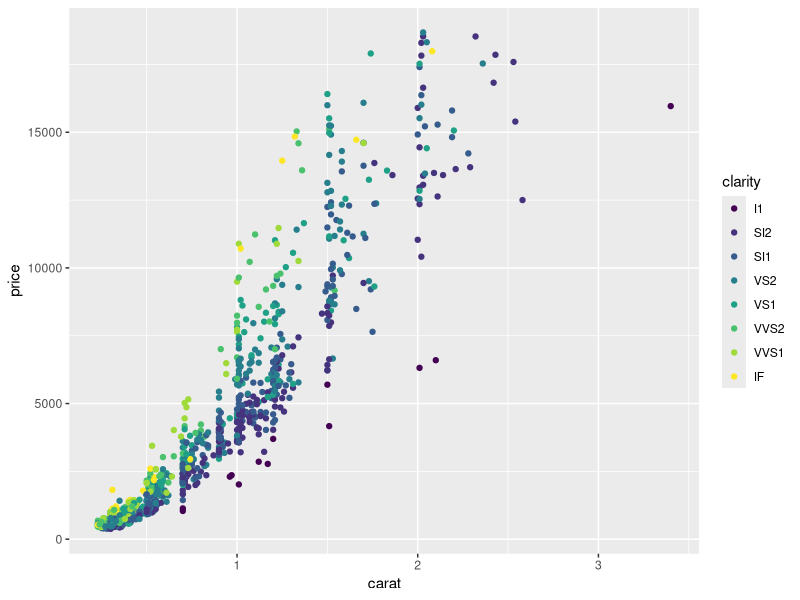
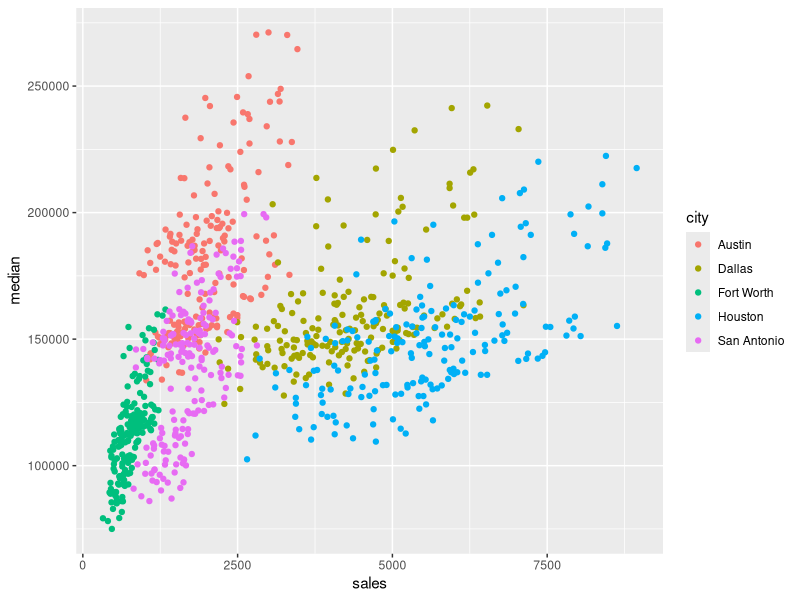
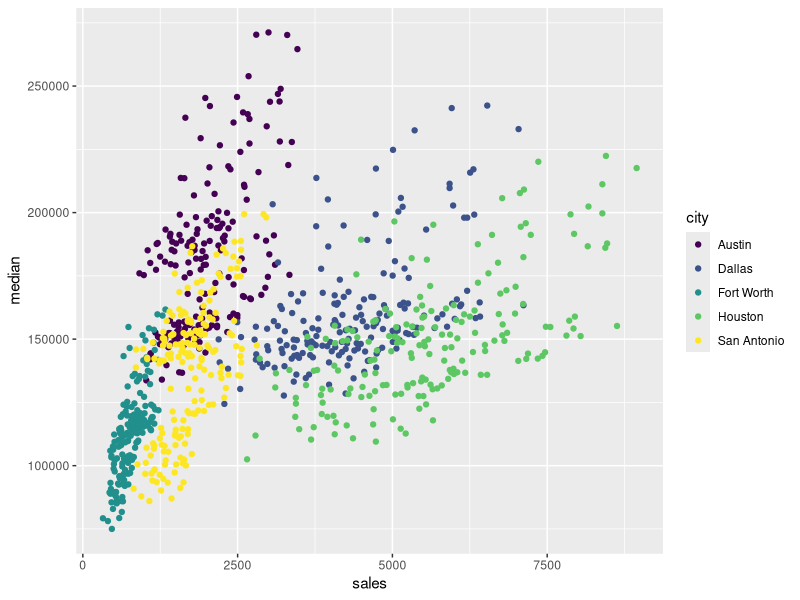
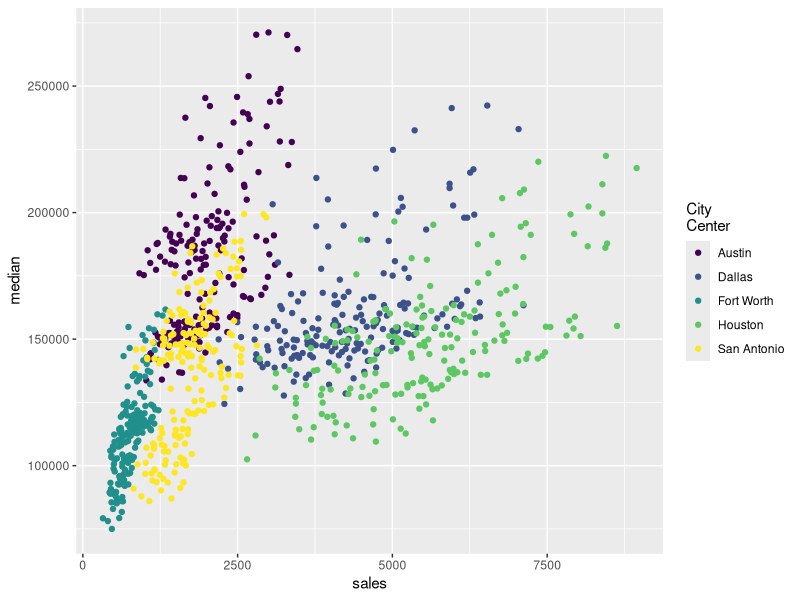
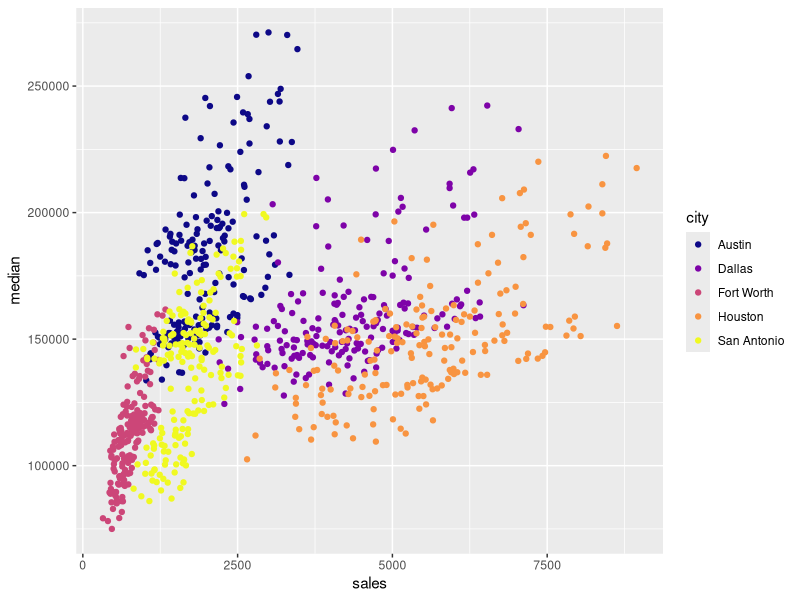
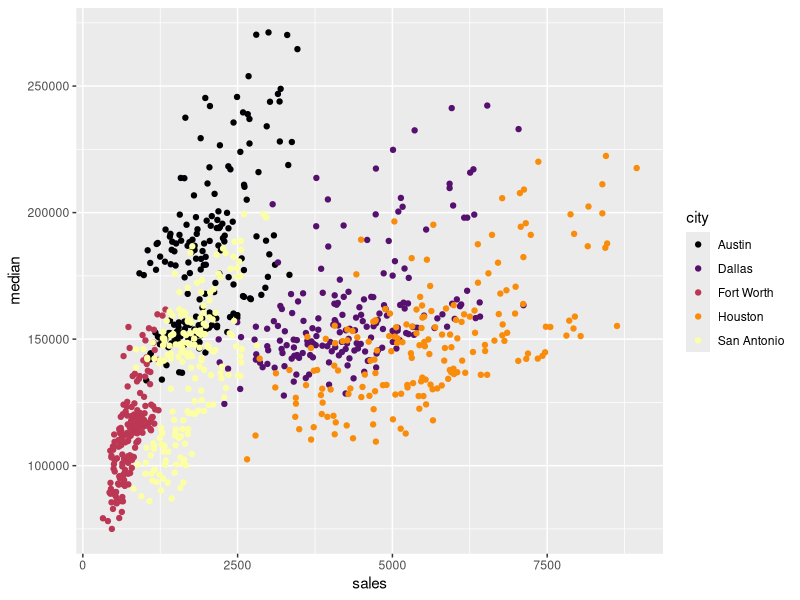
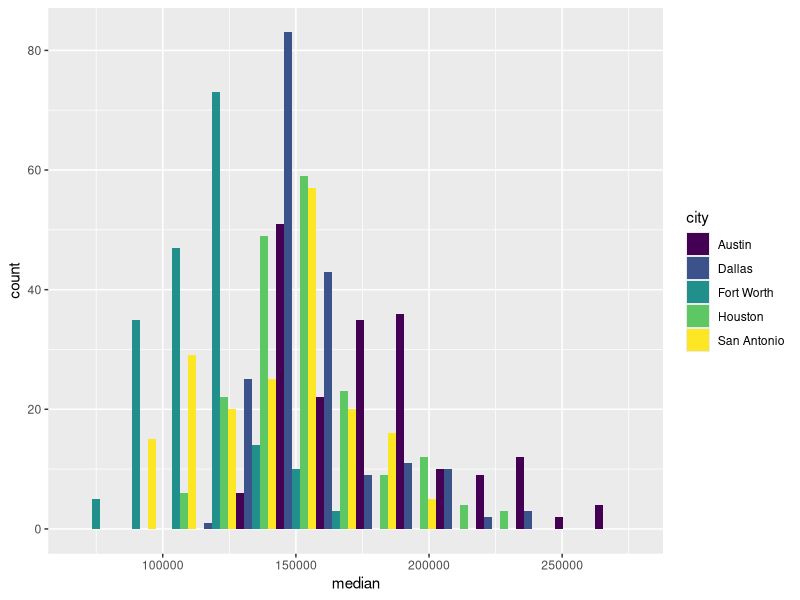
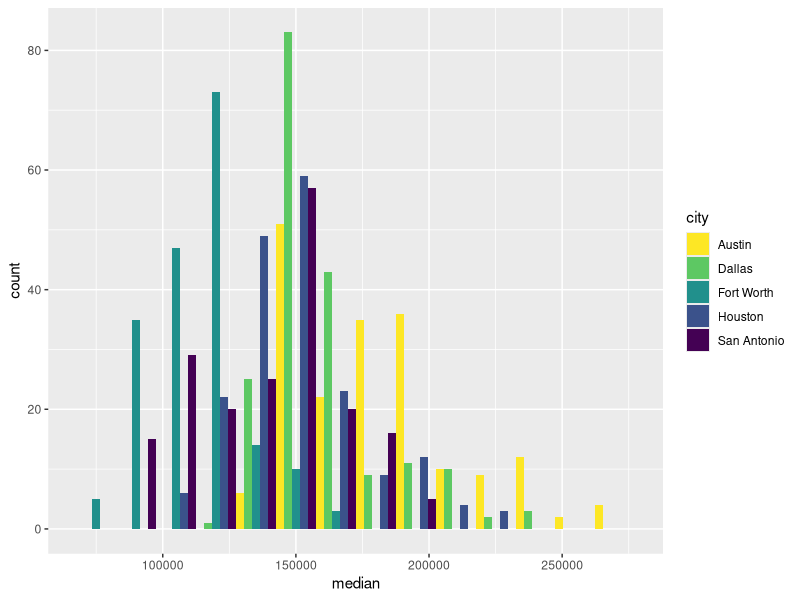

Write the R code that produced these figures, in order.
library(ggplot2)


### Name: scale_colour_viridis_d
### Title: Viridis colour scales from viridisLite
### Aliases: scale_colour_viridis_d scale_fill_viridis_d
###   scale_colour_viridis_c scale_fill_viridis_c scale_colour_ordinal
###   scale_fill_ordinal scale_color_viridis_d scale_color_viridis_c

### ** Examples

# viridis is the default colour/fill scale for ordered factors
dsamp <- diamonds[sample(nrow(diamonds), 1000), ]
ggplot(dsamp, aes(carat, price)) +
  geom_point(aes(colour = clarity))

# Use viridis_d with discrete data
txsamp <- subset(txhousing, city %in%
  c("Houston", "Fort Worth", "San Antonio", "Dallas", "Austin"))
(d <- ggplot(data = txsamp, aes(x = sales, y = median)) +
   geom_point(aes(colour = city)))
d + scale_colour_viridis_d()

# Change scale label
d + scale_colour_viridis_d("City\nCenter")

# Select palette to use, see ?scales::viridis_pal for more details
d + scale_colour_viridis_d(option = "plasma")
d + scale_colour_viridis_d(option = "inferno")

# scale_fill_viridis_d works just the same as
# scale_colour_viridis_d but for fill colours
p <- ggplot(txsamp, aes(x = median, fill = city)) +
  geom_histogram(position = "dodge", binwidth = 15000)
p + scale_fill_viridis_d()
# the order of colour can be reversed
p + scale_fill_viridis_d(direction = -1)

# Use viridis_c with continous data
(v <- ggplot(faithfuld) +
  geom_tile(aes(waiting, eruptions, fill = density)))
v + scale_fill_viridis_c()
v + scale_fill_viridis_c(option = "plasma")
